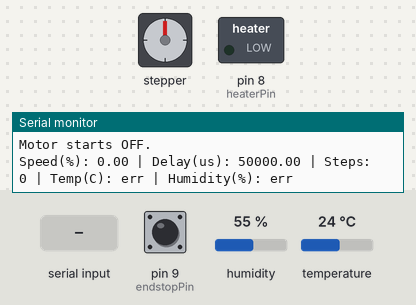
A sketch run on a simulated Arduino Mega 2560, built with avr-gcc and run on an emulated ATmega2560. On the bench: stepper motor, switched loads named in the sketch (green lamp = pin HIGH), the last lines printed to the serial monitor. Wiring (inferred from the names in the program): stepper motor driver (200 steps per turn assumed): step pin 7; direction pin 6. Inputs (shaded band) come from the test bench; at power-on: pin 9 (endstopPin) HIGH, humidity 55 %, temperature 24 °C. Pins used as bus, display or sensor lines are not drawn.

Above: at 1.4 s.
1.5 s: "M90\n" received over Serial
At 2.04 s:
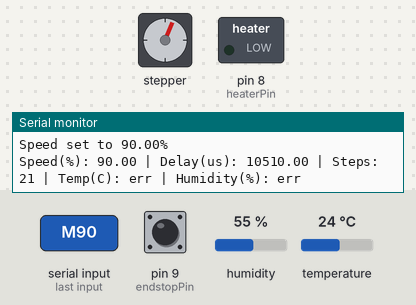
At 2.64 s:
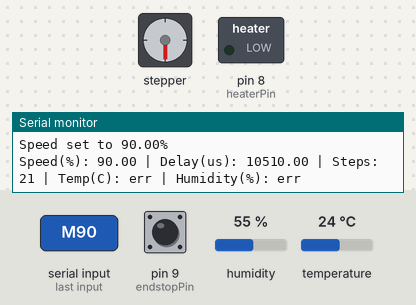
5.0 s: "F\n" received over Serial
8.6 s: "R\n" received over Serial
12.1 s: pin 9 (endstopPin) pulled LOW for 0.15 s
13.7 s: "M90\n" received over Serial
At 13.86 s:
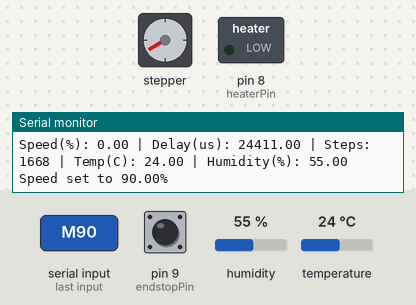
Timing chart, 0 to 24.6 s (numbered marks = the images above; inputs shaded):
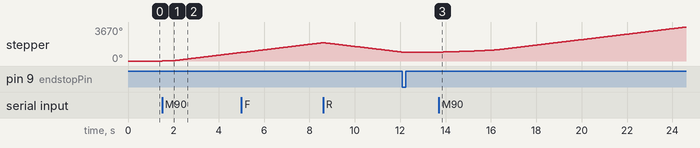

Measured:
- after the input at 1.5 s, stepper: keeps turning clockwise at about 266°/s, starting at once
- after the input at 13.7 s, stepper: keeps turning clockwise at about 249°/s, starting at once

The sketch:

stepper_motor.ino
```cpp
/*
  Date: 2026-02-17 (updated 2026-06-16)
  Objective: Control a NEMA 17 stepper motor with variable speed, direction,
  and endstop safety via Serial Monitor. Optionally reads temperature and
  humidity from an SHT30 sensor and controls a heating pad.

  Wiring — Stepper:
    - Arduino Pin 7 -> DM542 PUL-
    - Arduino Pin 6 -> DM542 DIR-
    - PUL+ and DIR+ -> Arduino 5V
    - ENA disconnected or ENA- tied LOW (GND)
    - DM542 A+/A-, B+/B- -> stepper motor coils
        A+ : Black
        A- : Green
        B+ : Red
        B- : Blue
    - DM542 V+/V- -> 24V DC power supply
    - Limit Switch (Endstop):
        RED wire  - COM -> Arduino GND
        BLACK wire - NC -> Arduino Pin 9
    - DIP switches: SW1=ON, SW2=OFF, SW3=ON (2A);
                    SW4=ON, SW5=OFF, SW6=OFF, SW7=OFF; SW8=ON

  Wiring — SHT30 sensor (optional):
    - SDA -> Arduino SDA (Pin 20 on Mega)
    - SCL -> Arduino SCL (Pin 21 on Mega)
    - VCC -> 3.3V or 5V
    - GND -> GND

  Wiring — Heating pad (optional):
    - MOSFET Gate   -> Arduino Pin 8
    - MOSFET Drain  -> Heater negative terminal
    - Heater positive terminal -> supply +
    - MOSFET Source -> GND (common with Arduino)
    - Flyback diode across heater terminals if inductive load

  Serial commands:
    MXX        -> Set motor speed 0-100%
    F          -> Forward direction
    R          -> Reverse direction
    H <temp>   -> Enable heater and set target temperature in °C (1-80)
    H OFF      -> Disable heater
*/

#include <Wire.h>
#include <Adafruit_SHT31.h>

// ----------------------- Stepper Pins --------------------------
const int stepPin    = 7;
const int dirPin     = 6;
const int endstopPin = 9;

// ----------------------- Heater Pin ----------------------------
const int heaterPin = 8;

// ----------------------- Motor State ---------------------------
float motorSpeedPercent = 0;
bool  directionForward  = true;
float currentDelay      = 50000; // start at maxDelay (motor stopped)
float targetDelay       = 50000;

const float minDelay  = 1000;  // fastest speed (us between steps)
const float maxDelay  = 50000; // slowest speed (us between steps)
const float accelStep = 5;     // us per loop iteration for ramping

unsigned long stepCount     = 0;
unsigned long lastStepTime  = 0;
unsigned long lastPrintTime = 0;
const unsigned long printInterval  = 1000; // status print every 1s

// ----------------------- SHT30 Sensor -------------------------
Adafruit_SHT31 sht30 = Adafruit_SHT31();
bool  sht30Available = false;
float temperature    = NAN;
float humidity       = NAN;

unsigned long lastSensorRead = 0;
const unsigned long sensorInterval = 5000; // read sensor every 5s

// ----------------------- Heater Control -----------------------
float heaterTargetTemp    = 40.0;
float heaterTempTolerance = 1.0;
bool  heaterEnabled       = false; // off by default; enable with "H <temp>"

void setup() {
  Serial.begin(9600);

  pinMode(stepPin,    OUTPUT);
  pinMode(dirPin,     OUTPUT);
  pinMode(heaterPin,  OUTPUT);
  pinMode(endstopPin, INPUT_PULLUP);

  digitalWrite(dirPin, HIGH);
  analogWrite(heaterPin, 0);

  Wire.begin();
  if (sht30.begin(0x44)) {
    sht30Available = true;
    Serial.println("SHT30 detected — temperature logging and heater available.");
  } else {
    sht30Available = false;
    Serial.println("SHT30 not found — temperature logging and heater disabled.");
  }

  Serial.println("Stepper Motor Controller Initialized.");
  Serial.println("Commands:");
  Serial.println("  MXX       -> Set speed 0-100%");
  Serial.println("  F         -> Forward direction");
  Serial.println("  R         -> Reverse direction");
  Serial.println("  H <temp>  -> Enable heater, set target deg C (1-80)");
  Serial.println("  H OFF     -> Disable heater");
  Serial.println("Motor starts OFF.");
}

void loop() {
  // --- Serial command handling ---
  if (Serial.available() > 0) {
    String input = Serial.readStringUntil('\n');
    input.trim();

    // Keep a copy for case-sensitive value extraction (e.g. H 39.5)
    String inputUpper = input;
    inputUpper.toUpperCase();

    if (inputUpper.startsWith("M")) {
      float speed = constrain(input.substring(1).toFloat(), 0, 100);
      motorSpeedPercent = speed;
      targetDelay = (motorSpeedPercent == 0)
        ? maxDelay
        : maxDelay - (motorSpeedPercent / 100.0) * (maxDelay - minDelay);
      Serial.print("Speed set to "); Serial.print(motorSpeedPercent); Serial.println("%");

    } else if (inputUpper == "F") {
      directionForward = true;
      digitalWrite(dirPin, HIGH);
      Serial.println("Direction: Forward");

    } else if (inputUpper == "R") {
      directionForward = false;
      digitalWrite(dirPin, LOW);
      Serial.println("Direction: Reverse");

    } else if (inputUpper.startsWith("H")) {
      String arg = input.substring(1);
      arg.trim();
      String argUpper = arg;
      argUpper.toUpperCase();

      if (argUpper == "OFF") {
        heaterEnabled = false;
        analogWrite(heaterPin, 0);
        Serial.println("Heater disabled.");
      } else if (!sht30Available) {
        Serial.println("Cannot enable heater: SHT30 not detected.");
      } else {
        float temp = arg.toFloat();
        if (temp < 1 || temp > 80) {
          Serial.println("Invalid temperature. Use 1-80 deg C.");
        } else {
          heaterTargetTemp = temp;
          heaterEnabled    = true;
          Serial.print("Heater enabled, target: ");
          Serial.print(heaterTargetTemp, 1);
          Serial.println(" deg C");
        }
      }

    } else {
      Serial.println("Unknown command. Use MXX, F, R, H <temp>, or H OFF.");
    }
  }

  // --- Endstop check ---
  if (digitalRead(endstopPin) == LOW) {
    motorSpeedPercent = 0;
    targetDelay       = maxDelay;
    Serial.println("Endstop triggered! Motor stopped.");
    directionForward = !directionForward;
    digitalWrite(dirPin, directionForward ? HIGH : LOW);
    delay(200);
  }

  // --- Smooth acceleration/deceleration ---
  if (currentDelay < targetDelay) {
    currentDelay += accelStep;
    if (currentDelay > targetDelay) currentDelay = targetDelay;
  } else if (currentDelay > targetDelay) {
    currentDelay -= accelStep;
    if (currentDelay < targetDelay) currentDelay = targetDelay;
  }

  // --- Step motor ---
  if (motorSpeedPercent > 0) {
    unsigned long now = micros();
    if (now - lastStepTime >= (unsigned long)currentDelay) {
      lastStepTime = now;
      digitalWrite(stepPin, HIGH);
      delayMicroseconds(5);
      digitalWrite(stepPin, LOW);
      stepCount++;
    }
  }

  // --- Read SHT30 every 5s ---
  if (sht30Available && millis() - lastSensorRead >= sensorInterval) {
    lastSensorRead = millis();
    temperature = sht30.readTemperature();
    humidity    = sht30.readHumidity();
  }

  // --- Heater control (fail-safe: turns off on sensor error) ---
  if (heaterEnabled) {
    if (!sht30Available || isnan(temperature)) {
      analogWrite(heaterPin, 0);
    } else if (temperature < heaterTargetTemp - heaterTempTolerance) {
      analogWrite(heaterPin, 255);
    } else if (temperature > heaterTargetTemp + heaterTempTolerance) {
      analogWrite(heaterPin, 0);
    }
  }

  // --- Print status every 1s ---
  if (millis() - lastPrintTime >= printInterval) {
    lastPrintTime = millis();

    Serial.print("Speed(%): ");   Serial.print(motorSpeedPercent);
    Serial.print(" | Delay(us): "); Serial.print(currentDelay);
    Serial.print(" | Steps: ");   Serial.print(stepCount);

    if (sht30Available) {
      Serial.print(" | Temp(C): ");
      if (isnan(temperature)) Serial.print("err");
      else Serial.print(temperature, 2);

      Serial.print(" | Humidity(%): ");
      if (isnan(humidity)) Serial.print("err");
      else Serial.print(humidity, 2);
    }

    if (heaterEnabled) {
      Serial.print(" | Heater target(C): ");
      Serial.print(heaterTargetTemp, 1);
    }

    Serial.println();
  }
}
```
